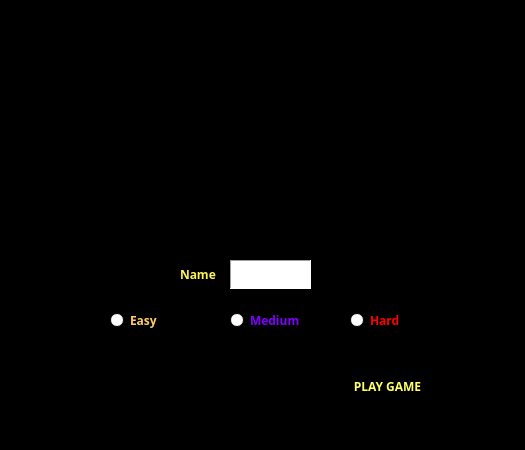
<?xml version="1.0" encoding="UTF-8"?>
<ui version="4.0">
    <class>Options</class>
    <widget class="QWidget" name="Options">
        <property name="windowModality">
            <enum>Qt::NonModal</enum>
        </property>
        <property name="enabled">
            <bool>true</bool>
        </property>
        <property name="geometry">
            <rect>
                <x>0</x>
                <y>0</y>
                <width>525</width>
                <height>450</height>
            </rect>
        </property>
        <property name="minimumSize">
            <size>
                <width>525</width>
                <height>450</height>
            </size>
        </property>
        <property name="maximumSize">
            <size>
                <width>525</width>
                <height>450</height>
            </size>
        </property>
        <property name="palette">
            <palette>
                <active>
                    <colorrole role="Base">
                        <brush brushstyle="SolidPattern">
                            <color alpha="255">
                                <red>255</red>
                                <green>255</green>
                                <blue>255</blue>
                            </color>
                        </brush>
                    </colorrole>
                    <colorrole role="Window">
                        <brush brushstyle="SolidPattern">
                            <color alpha="255">
                                <red>0</red>
                                <green>0</green>
                                <blue>0</blue>
                            </color>
                        </brush>
                    </colorrole>
                </active>
                <inactive>
                    <colorrole role="Base">
                        <brush brushstyle="SolidPattern">
                            <color alpha="255">
                                <red>255</red>
                                <green>255</green>
                                <blue>255</blue>
                            </color>
                        </brush>
                    </colorrole>
                    <colorrole role="Window">
                        <brush brushstyle="SolidPattern">
                            <color alpha="255">
                                <red>0</red>
                                <green>0</green>
                                <blue>0</blue>
                            </color>
                        </brush>
                    </colorrole>
                </inactive>
                <disabled>
                    <colorrole role="Base">
                        <brush brushstyle="SolidPattern">
                            <color alpha="255">
                                <red>0</red>
                                <green>0</green>
                                <blue>0</blue>
                            </color>
                        </brush>
                    </colorrole>
                    <colorrole role="Window">
                        <brush brushstyle="SolidPattern">
                            <color alpha="255">
                                <red>0</red>
                                <green>0</green>
                                <blue>0</blue>
                            </color>
                        </brush>
                    </colorrole>
                </disabled>
            </palette>
        </property>
        <property name="windowTitle">
            <string>Pacman</string>
        </property>
        <widget class="QPlainTextEdit" name="nameText">
            <property name="geometry">
                <rect>
                    <x>230</x>
                    <y>260</y>
                    <width>81</width>
                    <height>29</height>
                </rect>
            </property>
            <property name="frameShape">
                <enum>QFrame::Panel</enum>
            </property>
            <property name="lineWrapMode">
                <enum>QPlainTextEdit::NoWrap</enum>
            </property>
            <property name="tabStopWidth">
                <number>9</number>
            </property>
            <property name="maximumBlockCount">
                <number>9</number>
            </property>
        </widget>
        <widget class="QRadioButton" name="easyButton">
            <property name="geometry">
                <rect>
                    <x>110</x>
                    <y>310</y>
                    <width>102</width>
                    <height>20</height>
                </rect>
            </property>
            <property name="palette">
                <palette>
                    <active>
                        <colorrole role="WindowText">
                            <brush brushstyle="SolidPattern">
                                <color alpha="255">
                                    <red>255</red>
                                    <green>204</green>
                                    <blue>102</blue>
                                </color>
                            </brush>
                        </colorrole>
                    </active>
                    <inactive>
                        <colorrole role="WindowText">
                            <brush brushstyle="SolidPattern">
                                <color alpha="255">
                                    <red>255</red>
                                    <green>204</green>
                                    <blue>102</blue>
                                </color>
                            </brush>
                        </colorrole>
                    </inactive>
                    <disabled>
                        <colorrole role="WindowText">
                            <brush brushstyle="SolidPattern">
                                <color alpha="255">
                                    <red>127</red>
                                    <green>127</green>
                                    <blue>127</blue>
                                </color>
                            </brush>
                        </colorrole>
                    </disabled>
                </palette>
            </property>
            <property name="font">
                <font>
                    <family>Arial Black</family>
                    <weight>75</weight>
                    <bold>true</bold>
                </font>
            </property>
            <property name="text">
                <string>Easy</string>
            </property>
        </widget>
        <widget class="QRadioButton" name="mediumButton">
            <property name="geometry">
                <rect>
                    <x>230</x>
                    <y>310</y>
                    <width>102</width>
                    <height>20</height>
                </rect>
            </property>
            <property name="palette">
                <palette>
                    <active>
                        <colorrole role="WindowText">
                            <brush brushstyle="SolidPattern">
                                <color alpha="255">
                                    <red>128</red>
                                    <green>0</green>
                                    <blue>255</blue>
                                </color>
                            </brush>
                        </colorrole>
                    </active>
                    <inactive>
                        <colorrole role="WindowText">
                            <brush brushstyle="SolidPattern">
                                <color alpha="255">
                                    <red>128</red>
                                    <green>0</green>
                                    <blue>255</blue>
                                </color>
                            </brush>
                        </colorrole>
                    </inactive>
                    <disabled>
                        <colorrole role="WindowText">
                            <brush brushstyle="SolidPattern">
                                <color alpha="255">
                                    <red>127</red>
                                    <green>127</green>
                                    <blue>127</blue>
                                </color>
                            </brush>
                        </colorrole>
                    </disabled>
                </palette>
            </property>
            <property name="font">
                <font>
                    <family>Arial Black</family>
                    <weight>75</weight>
                    <bold>true</bold>
                </font>
            </property>
            <property name="text">
                <string>Medium</string>
            </property>
        </widget>
        <widget class="QRadioButton" name="hardButton">
            <property name="geometry">
                <rect>
                    <x>350</x>
                    <y>310</y>
                    <width>102</width>
                    <height>20</height>
                </rect>
            </property>
            <property name="palette">
                <palette>
                    <active>
                        <colorrole role="WindowText">
                            <brush brushstyle="SolidPattern">
                                <color alpha="255">
                                    <red>255</red>
                                    <green>0</green>
                                    <blue>0</blue>
                                </color>
                            </brush>
                        </colorrole>
                    </active>
                    <inactive>
                        <colorrole role="WindowText">
                            <brush brushstyle="SolidPattern">
                                <color alpha="255">
                                    <red>255</red>
                                    <green>0</green>
                                    <blue>0</blue>
                                </color>
                            </brush>
                        </colorrole>
                    </inactive>
                    <disabled>
                        <colorrole role="WindowText">
                            <brush brushstyle="SolidPattern">
                                <color alpha="255">
                                    <red>127</red>
                                    <green>127</green>
                                    <blue>127</blue>
                                </color>
                            </brush>
                        </colorrole>
                    </disabled>
                </palette>
            </property>
            <property name="font">
                <font>
                    <family>Arial Black</family>
                    <weight>75</weight>
                    <bold>true</bold>
                </font>
            </property>
            <property name="text">
                <string>Hard</string>
            </property>
        </widget>
        <widget class="QPushButton" name="startButton">
            <property name="geometry">
                <rect>
                    <x>330</x>
                    <y>370</y>
                    <width>115</width>
                    <height>32</height>
                </rect>
            </property>
            <property name="palette">
                <palette>
                    <active>
                        <colorrole role="WindowText">
                            <brush brushstyle="SolidPattern">
                                <color alpha="255">
                                    <red>0</red>
                                    <green>0</green>
                                    <blue>0</blue>
                                </color>
                            </brush>
                        </colorrole>
                        <colorrole role="Button">
                            <brush brushstyle="SolidPattern">
                                <color alpha="255">
                                    <red>0</red>
                                    <green>0</green>
                                    <blue>0</blue>
                                </color>
                            </brush>
                        </colorrole>
                        <colorrole role="ButtonText">
                            <brush brushstyle="SolidPattern">
                                <color alpha="255">
                                    <red>255</red>
                                    <green>255</green>
                                    <blue>102</blue>
                                </color>
                            </brush>
                        </colorrole>
                    </active>
                    <inactive>
                        <colorrole role="WindowText">
                            <brush brushstyle="SolidPattern">
                                <color alpha="255">
                                    <red>0</red>
                                    <green>0</green>
                                    <blue>0</blue>
                                </color>
                            </brush>
                        </colorrole>
                        <colorrole role="Button">
                            <brush brushstyle="SolidPattern">
                                <color alpha="255">
                                    <red>0</red>
                                    <green>0</green>
                                    <blue>0</blue>
                                </color>
                            </brush>
                        </colorrole>
                        <colorrole role="ButtonText">
                            <brush brushstyle="SolidPattern">
                                <color alpha="255">
                                    <red>255</red>
                                    <green>255</green>
                                    <blue>102</blue>
                                </color>
                            </brush>
                        </colorrole>
                    </inactive>
                    <disabled>
                        <colorrole role="WindowText">
                            <brush brushstyle="SolidPattern">
                                <color alpha="255">
                                    <red>127</red>
                                    <green>127</green>
                                    <blue>127</blue>
                                </color>
                            </brush>
                        </colorrole>
                        <colorrole role="Button">
                            <brush brushstyle="SolidPattern">
                                <color alpha="255">
                                    <red>0</red>
                                    <green>0</green>
                                    <blue>0</blue>
                                </color>
                            </brush>
                        </colorrole>
                        <colorrole role="ButtonText">
                            <brush brushstyle="SolidPattern">
                                <color alpha="255">
                                    <red>148</red>
                                    <green>148</green>
                                    <blue>148</blue>
                                </color>
                            </brush>
                        </colorrole>
                    </disabled>
                </palette>
            </property>
            <property name="font">
                <font>
                    <family>Arial Black</family>
                    <weight>75</weight>
                    <bold>true</bold>
                </font>
            </property>
            <property name="text">
                <string>PLAY GAME</string>
            </property>
            <property name="icon">
                <iconset resource="Images.qrc">
                    <normaloff>:/images/dot.png</normaloff>:/images/dot.png
                </iconset>
            </property>
            <property name="autoDefault">
                <bool>false</bool>
            </property>
            <property name="default">
                <bool>false</bool>
            </property>
            <property name="flat">
                <bool>true</bool>
            </property>
        </widget>
        <widget class="QLabel" name="label">
            <property name="geometry">
                <rect>
                    <x>180</x>
                    <y>260</y>
                    <width>71</width>
                    <height>29</height>
                </rect>
            </property>
            <property name="palette">
                <palette>
                    <active>
                        <colorrole role="WindowText">
                            <brush brushstyle="SolidPattern">
                                <color alpha="255">
                                    <red>255</red>
                                    <green>244</green>
                                    <blue>82</blue>
                                </color>
                            </brush>
                        </colorrole>
                    </active>
                    <inactive>
                        <colorrole role="WindowText">
                            <brush brushstyle="SolidPattern">
                                <color alpha="255">
                                    <red>255</red>
                                    <green>244</green>
                                    <blue>82</blue>
                                </color>
                            </brush>
                        </colorrole>
                    </inactive>
                    <disabled>
                        <colorrole role="WindowText">
                            <brush brushstyle="SolidPattern">
                                <color alpha="255">
                                    <red>127</red>
                                    <green>127</green>
                                    <blue>127</blue>
                                </color>
                            </brush>
                        </colorrole>
                    </disabled>
                </palette>
            </property>
            <property name="font">
                <font>
                    <family>Arial Black</family>
                    <weight>75</weight>
                    <bold>true</bold>
                </font>
            </property>
            <property name="frameShape">
                <enum>QFrame::NoFrame</enum>
            </property>
            <property name="frameShadow">
                <enum>QFrame::Plain</enum>
            </property>
            <property name="text">
                <string>Name</string>
            </property>
            <property name="textFormat">
                <enum>Qt::AutoText</enum>
            </property>
            <property name="scaledContents">
                <bool>false</bool>
            </property>
            <property name="margin">
                <number>2</number>
            </property>
        </widget>
        <widget class="QLabel" name="label_2">
            <property name="geometry">
                <rect>
                    <x>270</x>
                    <y>350</y>
                    <width>41</width>
                    <height>61</height>
                </rect>
            </property>
            <property name="text">
                <string/>
            </property>
            <property name="pixmap">
                <pixmap resource="Images.qrc">:/images/pacright2.png</pixmap>
            </property>
        </widget>
        <widget class="QLabel" name="label_3">
            <property name="geometry">
                <rect>
                    <x>0</x>
                    <y>10</y>
                    <width>531</width>
                    <height>161</height>
                </rect>
            </property>
            <property name="text">
                <string/>
            </property>
            <property name="pixmap">
                <pixmap resource="Images.qrc">:/images/paclogo.png</pixmap>
            </property>
        </widget>
        <widget class="QLabel" name="label_4">
            <property name="geometry">
                <rect>
                    <x>40</x>
                    <y>160</y>
                    <width>59</width>
                    <height>61</height>
                </rect>
            </property>
            <property name="text">
                <string/>
            </property>
            <property name="pixmap">
                <pixmap resource="Images.qrc">:/images/ghostdownblue2.png</pixmap>
            </property>
        </widget>
        <widget class="QLabel" name="label_5">
            <property name="geometry">
                <rect>
                    <x>130</x>
                    <y>350</y>
                    <width>59</width>
                    <height>61</height>
                </rect>
            </property>
            <property name="text">
                <string/>
            </property>
            <property name="pixmap">
                <pixmap resource="Images.qrc">:/images/ghostrightred2.png</pixmap>
            </property>
        </widget>
        <widget class="QLabel" name="label_6">
            <property name="geometry">
                <rect>
                    <x>460</x>
                    <y>350</y>
                    <width>59</width>
                    <height>61</height>
                </rect>
            </property>
            <property name="text">
                <string/>
            </property>
            <property name="pixmap">
                <pixmap resource="Images.qrc">:/images/ghostleft2.png</pixmap>
            </property>
        </widget>
        <widget class="QLabel" name="label_7">
            <property name="geometry">
                <rect>
                    <x>380</x>
                    <y>160</y>
                    <width>59</width>
                    <height>61</height>
                </rect>
            </property>
            <property name="text">
                <string/>
            </property>
            <property name="pixmap">
                <pixmap resource="Images.qrc">:/images/ghostdownorange2.png</pixmap>
            </property>
        </widget>
    </widget>
    <resources>
        <include location="Images.qrc"/>
    </resources>
    <connections/>
</ui>
